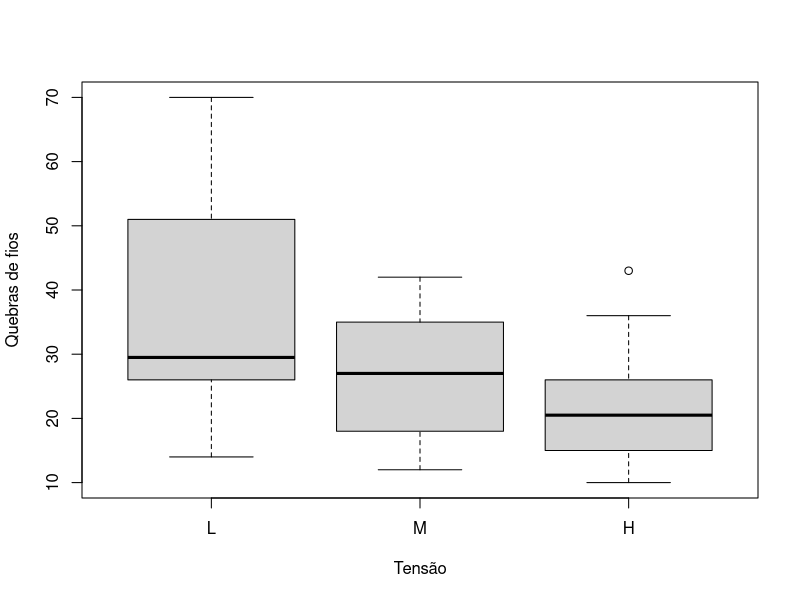

R code for this plot:
# Kruskal–Wallis ----

# Ajuste e resultados ----
resultado <- kruskal.test(breaks ~ tension, data = warpbreaks)
print(resultado)
print(pairwise.wilcox.test(warpbreaks$breaks, warpbreaks$tension,
                           p.adjust.method = "holm", exact = FALSE))

# Visualização e diagnóstico ----
boxplot(breaks ~ tension, data = warpbreaks, xlab = "Tensão", ylab = "Quebras de fios")
